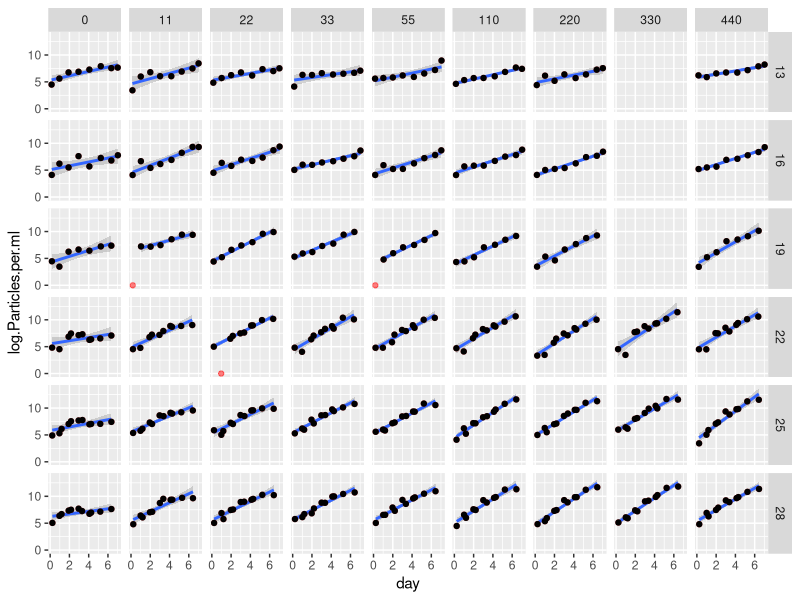
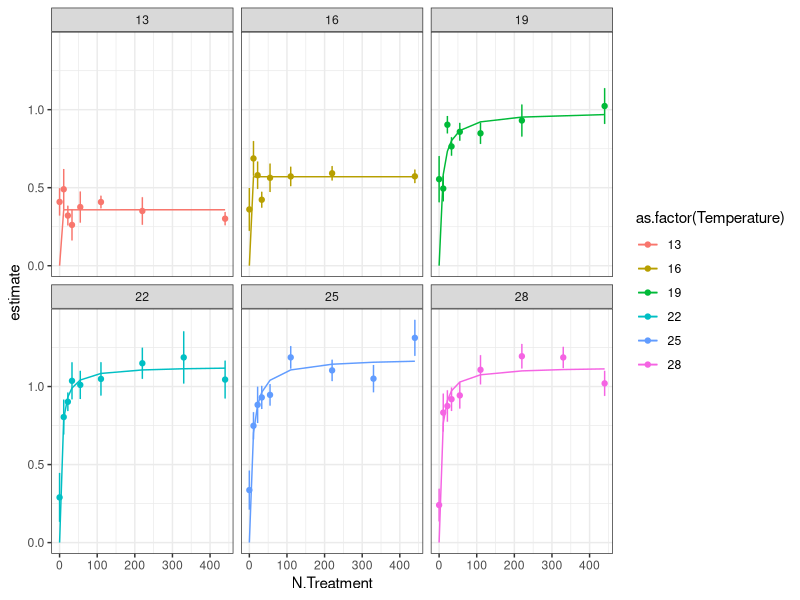
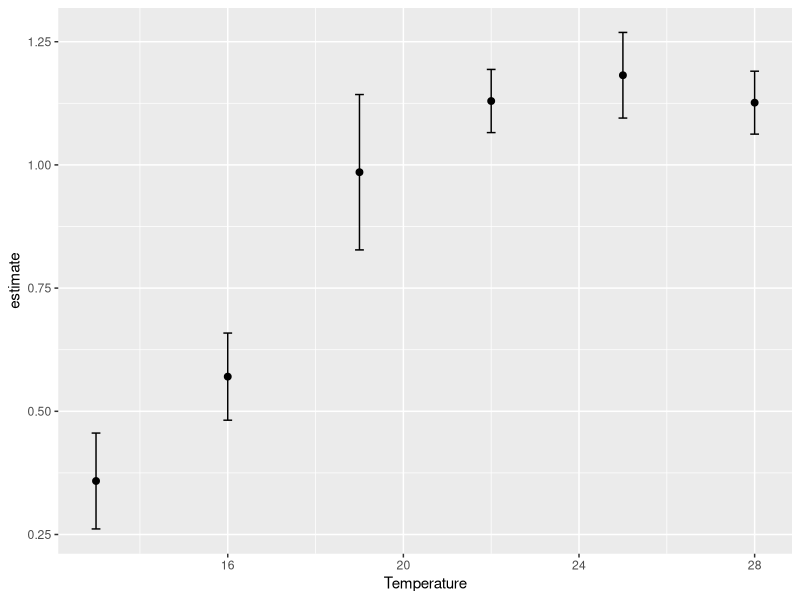
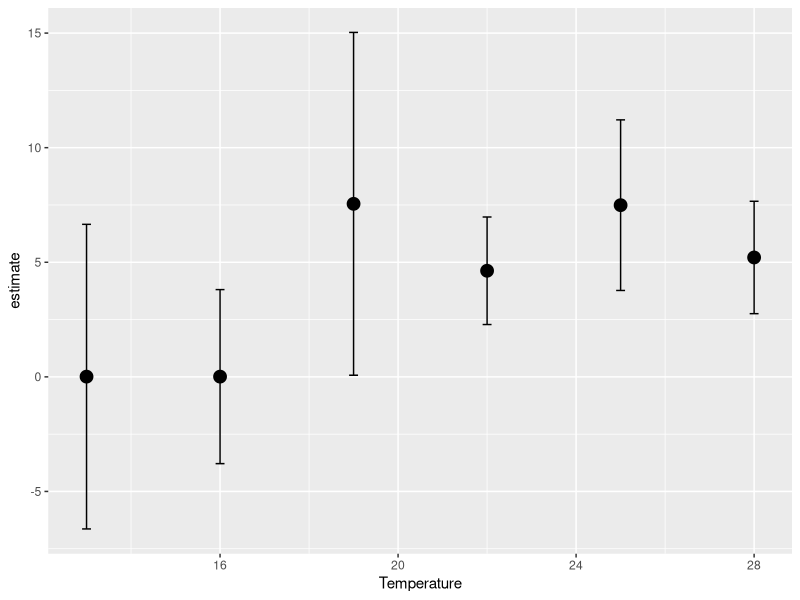
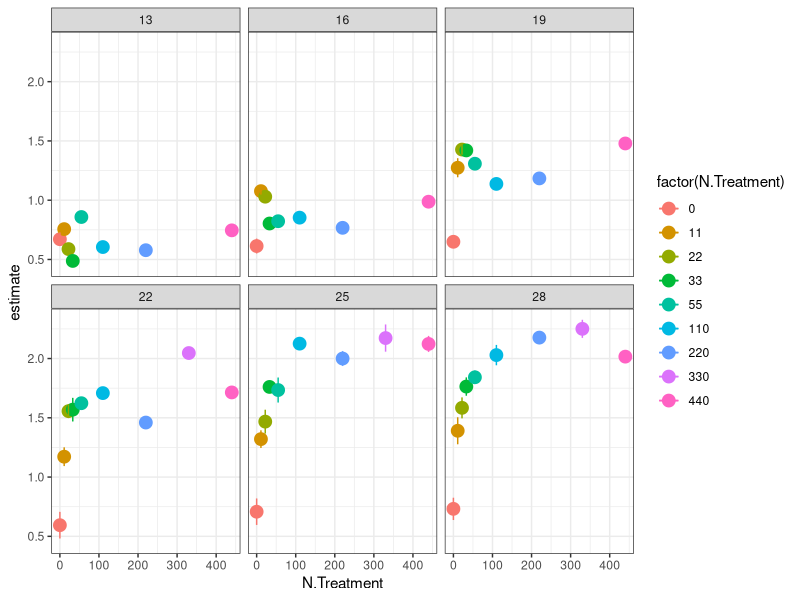
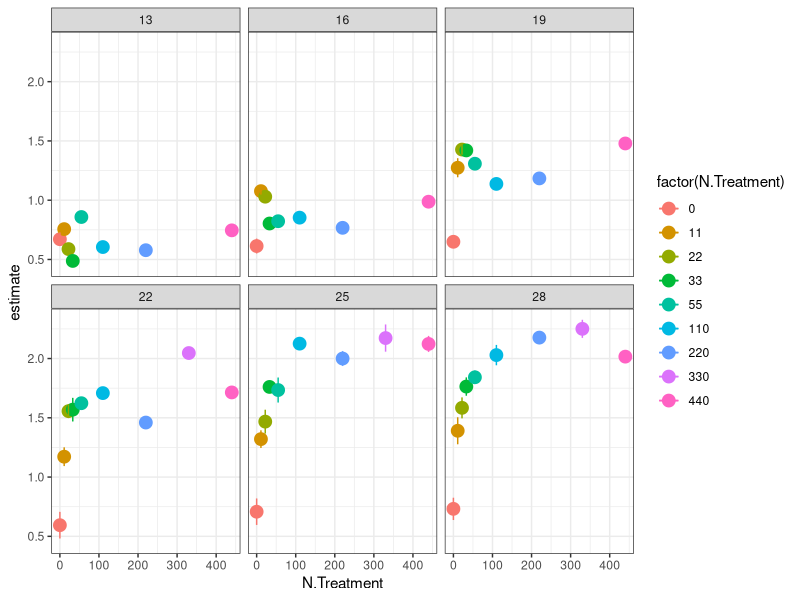

Generate these figures, in order, with R: (Note: this script raises an error after producing the figures.)
library(tidyverse)
library(broom)
library(minpack.lm)
library(purrr)
library(stringr)

AC <- read_csv("data/monod_data/AC_15_08_17.csv")

#take raw data, add actual N concentrations
ACN<- AC %>% 	
  mutate(day = Hours.since.Innoc/24) %>% 
  mutate(log.Particles.per.ml = log(Particles.per.ml+1)) %>% 	
  mutate(N.Treatment = str_replace(N.Treatment, "1", "11")) %>%
  mutate(N.Treatment = str_replace(N.Treatment, "2", "22")) %>% 
  mutate(N.Treatment = str_replace(N.Treatment, "3", "33")) %>%
  mutate(N.Treatment = str_replace(N.Treatment, "4", "55")) %>%
  mutate(N.Treatment = str_replace(N.Treatment, "5", "110")) %>%
  mutate(N.Treatment = str_replace(N.Treatment, "6", "220")) %>%
  mutate(N.Treatment = str_replace(N.Treatment, "7", "330")) %>%
  mutate(N.Treatment = str_replace(N.Treatment, "8", "440")) %>%  
  mutate(N.Treatment = str_replace(N.Treatment, "1105", "55")) %>% 
  mutate(N.Treatment = as.numeric(N.Treatment))


#filter out data where K seems to have been reaACed beyond the variability expected by noise (quite arbitrary)
ACfiltered<- AC %>% 
  mutate(day = Hours.since.Innoc/24) %>% 
  mutate(log.Particles.per.ml = log(Particles.per.ml+1)) %>% 	
  filter(log.Particles.per.ml>2.5) %>%
  filter(  Temperature == 13 & N.Treatment == 8 & day<8 |
           Temperature == 13 & N.Treatment == 7 & day<8|
           Temperature == 13 & N.Treatment == 6 & day<8| 
           Temperature == 13 & N.Treatment == 5 & day<8|
           Temperature == 13 & N.Treatment == 4 & day<8|
           Temperature == 13 & N.Treatment == 3 & day<8 |
           Temperature == 13 & N.Treatment == 2 & day<8|
           Temperature == 13 & N.Treatment == 1 & day<8 |
           Temperature == 13 & N.Treatment == 0 & day<8|
           Temperature == 16 & N.Treatment == 8 & day<8|
           Temperature == 16 & N.Treatment == 7 & day<8|
           Temperature == 16 & N.Treatment == 6 & day<8| 
           Temperature == 16 & N.Treatment == 5 & day<8|
           Temperature == 16 & N.Treatment == 4 & day<8|
           Temperature == 16 & N.Treatment == 3 & day<8|
           Temperature == 16 & N.Treatment == 2 & day<8|
           Temperature == 16 & N.Treatment == 1 & day<8 |
           Temperature == 16 & N.Treatment == 0 & day<8|
           Temperature == 19 & N.Treatment == 8 & day<8|
           Temperature == 19 & N.Treatment == 7 & day<8|
           Temperature == 19 & N.Treatment == 6 & day<8| 
           Temperature == 19 & N.Treatment == 5 & day<8|
           Temperature == 19 & N.Treatment == 4 & day<8 |
           Temperature == 19 & N.Treatment == 3 & day<8 |
           Temperature == 19 & N.Treatment == 2 & day<8 |
           Temperature == 19 & N.Treatment == 1 & day<8 |
           Temperature == 19 & N.Treatment == 0 & day<8|
           Temperature == 22 & N.Treatment == 8 & day<8 |
           Temperature == 22 & N.Treatment == 7 & day<8 |
           Temperature == 22 & N.Treatment == 6 & day<8 | 
           Temperature == 22 & N.Treatment == 5 & day<8 |
           Temperature == 22 & N.Treatment == 4 & day<8 |
           Temperature == 22 & N.Treatment == 3 & day<8 |
           Temperature == 22 & N.Treatment == 2 & day<8 |
           Temperature == 22 & N.Treatment == 1 & day<8 |
           Temperature == 22 & N.Treatment == 0 & day<8|
           Temperature == 25 & N.Treatment == 8 & day<8 |
           Temperature == 25 & N.Treatment == 7 & day<8 |
           Temperature == 25 & N.Treatment == 6 & day<8 | 
           Temperature == 25 & N.Treatment == 5 & day<8 |
           Temperature == 25 & N.Treatment == 4 & day<8 |
           Temperature == 25 & N.Treatment == 3 & day<8 |
           Temperature == 25 & N.Treatment == 2 & day<8 |
           Temperature == 25 & N.Treatment == 1 & day<8 |
           Temperature == 25 & N.Treatment == 0 & day<8|
           Temperature == 28 & N.Treatment == 8 & day<8 |
           Temperature == 28 & N.Treatment == 7 & day<8 |
           Temperature == 28 & N.Treatment == 6 & day<8 | 
           Temperature == 28 & N.Treatment == 5 & day<8 |
           Temperature == 28 & N.Treatment == 4 & day<8 |
           Temperature == 28 & N.Treatment == 3 & day<8 |
           Temperature == 28 & N.Treatment == 2 & day<8 |
           Temperature == 28 & N.Treatment == 1 & day<8 |
           Temperature == 28 & N.Treatment == 0 & day<8)


#take filtered data, add actual N concentrations, plot monod curves
ACfilteredN<- ACfiltered %>% 	
  mutate(N.Treatment = str_replace(N.Treatment, "1", "11")) %>%
  mutate(N.Treatment = str_replace(N.Treatment, "2", "22")) %>% 
  mutate(N.Treatment = str_replace(N.Treatment, "3", "33")) %>%
  mutate(N.Treatment = str_replace(N.Treatment, "4", "55")) %>%
  mutate(N.Treatment = str_replace(N.Treatment, "5", "110")) %>%
  mutate(N.Treatment = str_replace(N.Treatment, "6", "220")) %>%
  mutate(N.Treatment = str_replace(N.Treatment, "7", "330")) %>%
  mutate(N.Treatment = str_replace(N.Treatment, "8", "440")) %>%  
  mutate(N.Treatment = str_replace(N.Treatment, "1105", "55")) %>% 
  mutate(N.Treatment = as.numeric(N.Treatment))

write_csv(ACfilteredN,"data-processed/ACfilteredN.csv")

#Vis linear model over raw data
ACfilteredN %>%
  ggplot(aes(y=log.Particles.per.ml, x=day))  +
  facet_grid(Temperature~N.Treatment) +
  stat_smooth(method=lm) +
  geom_point(data=ACN, color="red", alpha=0.5) + geom_point()

lmfits<-ACfilteredN %>%
  group_by(N.Treatment, Temperature) %>%
  do(tidy(lm(log.Particles.per.ml~day, data=.)))

#fit monod curve
AC_ks_umax<-lmfits %>%
  filter(term=="day")  %>%
  #filter(N.Treatment!=0) %>%
  group_by(Temperature) %>% 
  mutate(r_estimate=estimate) %>% 
  do(tidy(nls(r_estimate ~ umax* (N.Treatment / (ks+ N.Treatment)),
              data= .,  start=list(ks = 1, umax = 1), algorithm="port", lower=list(c=0.01, d=0),
              control = nls.control(maxiter=500, minFactor=1/204800000))))


AC_ks_umax_pred<-lmfits %>%
  filter(term=="day")  %>%
  #filter(N.Treatment!=0) %>%
  group_by(Temperature) %>% 
  mutate(r_estimate=estimate) %>% 
  do(augment(nls(r_estimate ~ umax* (N.Treatment / (ks+ N.Treatment)),
                 data= .,  start=list(ks = 1, umax = 1), algorithm="port", lower=list(c=0.01, d=0),
                 control = nls.control(maxiter=500, minFactor=1/204800000))))

#plot monod curve
lmfits %>%
  filter(term=="day")  %>%
  ggplot(aes(x=N.Treatment, y=estimate, color=as.factor(Temperature))) + geom_point() +
  geom_errorbar(aes(ymin=estimate-std.error, ymax=estimate+std.error), width=.2) + theme_bw() +
  geom_line(data=AC_ks_umax_pred, aes(x=N.Treatment, y=.fitted)) +
  facet_wrap(~Temperature)


AC_ks_umax %>%
  filter(term=="umax") %>%
  ggplot(aes(x = Temperature, y = estimate)) + geom_point(size = 2) +
  geom_errorbar(aes(ymin=estimate-std.error, ymax=estimate+std.error), width=.2)

AC_ks_umax %>%
  filter(term=="ks") %>%
  ggplot(aes(x = Temperature, y = estimate)) + geom_point(size = 4) +
  geom_errorbar(aes(ymin=estimate-std.error, ymax=estimate+std.error), width=.2)


# previous coding working in non-logged data, fitting exponential curve

ACfilteredN %>% 
  group_by(Temperature, N.Treatment) %>% 
  do(tidy(nls(Particles.per.ml ~ 75 * (1+a)^(day),
              data= .,  start=list(a=0.01),
              control = nls.control(maxiter=100, minFactor=1/204800000)))) %>% 
  ungroup() %>% 
  ggplot(aes(x = N.Treatment, y = estimate, color = factor(N.Treatment))) + geom_point(size = 4) +
  geom_line() + theme_bw() + facet_wrap( ~ Temperature) + 
  geom_errorbar(aes(ymin=estimate-std.error, ymax=estimate+std.error), width=.1) 
ggsave("figures/AC_monod_curves.png")

AC_r <- ACfilteredN %>% 
  group_by(Temperature, N.Treatment) %>% 
  do(tidy(nls(Particles.per.ml ~ 75 * (1+a)^(day),
              data= .,  start=list(a=0.01),
              control = nls.control(maxiter=100, minFactor=1/204800000)))) 

write_ACv(AC_r, "data-processed/fitted_r_AC_from_2015.ACv")


ACfilteredN %>% 
  group_by(Temperature, N.Treatment) %>% 
  do(tidy(nls(Particles.per.ml ~ 75 * (1+a)^(day),
              data= .,  start=list(a=0.01),
              control = nls.control(maxiter=100, minFactor=1/204800000)))) %>% 
  ggplot(aes(x = Temperature, y = estimate, color = factor(Temperature))) + geom_point(size = 1) +
  geom_line() + theme_bw() + facet_wrap( ~ N.Treatment) + 
  geom_errorbar(aes(ymin=estimate-std.error, ymax=estimate+std.error), width=.1) 
ggsave("figures/AC_TPC_by_nitrate_curves.png")



#set up the bootstrapping
for (j in c(13, 16, 19, 22, 25, 28)){
  for (k in c(0, 11, 22, 33, 55, 110, 220, 440)){
    test<-subset(ACfilteredN, ACfilteredN$Temperature==j & ACfilteredN$N.Treatment==k)
    boot_r<-1:100
    for(i in 1:100){
      mod<-sample_n(test, length(test$day)-1) %>% #take a sample of 1 - total # of days
        do(tidy(nls(Particles.per.ml ~ 75 * (1+a)^(day),
                    data= .,  start=list(a=0.01),
                    control = nls.control(maxiter=100, minFactor=1/204800000))))
      boot_r[i]<-mod$estimate
      name<-data.frame(a=boot_r, Temperature=test$Temperature[1], N.Treatment=test$N.Treatment[1], run=1:100)
      assign(paste("ACboot_r_unique", test$Temperature[1], test$N.Treatment[1], sep ="_"), name)
    }
  }
}

# bind all of the objects that start with boot_r_unique_!
AC_unique_boots<-do.call("rbind", mget(ls(pattern="ACboot_r_unique"))) %>%
  select(a, Temperature, N.Treatment, run) %>%
  mutate(Species="AC")

write_csv(as.data.frame(AC_unique_boots), "data-processed/AC_unique_boots.csv")

dim(AC_unique_boots)

#plot the bootstrapped data - monod
AC_unique_boots %>% 
  group_by(Temperature, N.Treatment) %>% 
  ggplot(aes(x = N.Treatment, y = a, color = factor(N.Treatment))) + geom_point(size = 2) +
  geom_line() + theme_bw() + facet_wrap( ~ Temperature) + 
  stat_summary(mapping = aes(x = N.Treatment, y = a),
               fun.ymin = function(z) { quantile(z,0.05) },
               fun.ymax = function(z) { quantile(z,0.95) },
               fun.y = median, pch=1, size = 0.5, colour="black")
ggsave("figures/AC_monod_bootstrap.png")

#fit monod curve to each bootstrap
AC_ks_umax_boot<-AC_unique_boots %>%
  filter(N.Treatment!=0) %>%
  group_by(Temperature, run) %>% 
  mutate(r_estimate=a) %>% 
  do(tidy(nls(r_estimate ~ umax* (N.Treatment / (ks+ N.Treatment)),
              data= .,  start=list(ks = 1, umax = 1), algorithm="port", lower=list(c=0, d=0),
              control = nls.control(maxiter=500, minFactor=1/204800000))))
write_csv(AC_ks_umax_boot, "data-processed/AC_ks_umax_boot.csv")


#plot monod curves with fitted line
AC_ks_umax_fitted<-AC_unique_boots %>%
  filter(N.Treatment!=0) %>%
  group_by(Temperature, run) %>% 
  mutate(r_estimate=a) %>% 
  do(augment(nls(r_estimate ~ umax* (N.Treatment / (ks+ N.Treatment)),
                 data= .,  start=list(ks = 1, umax = 1), algorithm="port", lower=list(c=0, d=0),
                 control = nls.control(maxiter=100, minFactor=1/204800000))))

AC_unique_boots %>% 
  group_by(Temperature) %>% 
  filter(N.Treatment!=0) %>%
  ggplot(aes(x = N.Treatment, y = a, color = factor(N.Treatment))) + geom_point(size = 2) +
  theme_bw() + facet_wrap( ~ Temperature) + 
  geom_line(data=AC_ks_umax_fitted, aes(x=N.Treatment, y=.fitted, color=as.factor(run))) 
ggsave("figures/AC_monod_fitted_bootstrapped.png")
#Joey - can you help make this nice?

#get range of ks and umax for each temp
AC_summ_ks_umax<-AC_ks_umax_boot %>%
  #filter(term=="ks") %>% 
  group_by(Temperature, term) %>% 
  summarize(., mn=median(estimate), uci=quantile(estimate, 0.95), lci=quantile(estimate, 0.05))

AC_summ_ks_umax %>%
  ggplot(aes(x = Temperature, y = mn)) + geom_point(size = 2) +
  facet_wrap( ~ term, scales = "free") +
  geom_errorbar(aes(ymin=lci, ymax=uci), width=.2)
ggsave("figures/AC_ks_umax_boot.png")

#
#
#
# previous doce working in linear data...
ACfilteredN %>% 
  #filter(day>0.5) %>% 
  mutate(Particles.per.ml = log(Particles.per.ml + 1)) %>% 
  ggplot(data = ., aes(x = day, y = Particles.per.ml, color = factor(N.Treatment))) + geom_point() +
  facet_wrap( ~ Temperature, scales = "free") + geom_line() + 
  geom_smooth(method=lm, se=FALSE) 


linear_r<-ACfilteredN %>% 
  mutate(Particles.per.ml = log(Particles.per.ml+1)) %>% 
  #filter(day>0.5) %>% 
  group_by(N.Treatment, Temperature) %>% 
  do(tidy(lm(Particles.per.ml ~ day, data=.))) 


#plot monod curves with error
linear_r %>% 
  filter(term=="day") %>% 
  ggplot(aes(x = N.Treatment, y = estimate, color = factor(N.Treatment))) + geom_point(size = 4) +
  theme_bw() + facet_wrap( ~ Temperature) + 
  geom_errorbar(aes(ymin=estimate-std.error, ymax=estimate+std.error), width=.2)

write_csv(linear_r, "data-processed/AC_r_lm.csv")
ggsave("figures/AC_monod_curves.png")

#plot linear fit over raw data
linear_r_aug<- ACfilteredN %>% 
  mutate(Particles.per.ml = log(Particles.per.ml+1)) %>% 
  #filter(day>0.5) %>% 
  group_by(N.Treatment, Temperature) %>% 
  do(augment(lm(Particles.per.ml ~ day, data=.))) 

ACN %>% 
  mutate(Particles.per.ml = log(Particles.per.ml+1)) %>% 
  #filter(N.Treatment==440) %>% 
  ggplot(data = ., aes(x = day, y = Particles.per.ml, color = factor(N.Treatment))) + 
  geom_point() +
  facet_wrap( ~ Temperature, scales = "free") + geom_line() + 
  #geom_line(data=subset(linear_r_aug, linear_r_aug$N.Treatment==440), aes(x=day, y=.fitted, colour=factor(N.Treatment)))
  geom_line(data=linear_r_aug, aes(x=day, y=.fitted, colour=factor(N.Treatment)))

ggsave("figures/AC_linear_R_fits.png")

#fitting monod curve -------
AC_r_lm<-read_csv("data-processed/AC_r_lm.csv") #read in the data

AC_ks_umax<-AC_r_lm %>%
  filter(N.Treatment!=0) %>%
  filter(term=="day") %>% 
  group_by(Temperature) %>% 
  mutate(r_estimate=estimate) %>% 
  do(tidy(nls(r_estimate ~ umax* (N.Treatment / (ks+ N.Treatment)),
              data= .,  start=list(ks = 0.001, umax = 0.01), algorithm="port", lower=list(c=0, d=0),
              control = nls.control(maxiter=100, minFactor=1/204800000))))
write_csv(AC_ks_umax, "data-processed/AC_ks_umax.csv")

AC_ks_umax_fitted<-AC_r_lm %>%
  filter(N.Treatment!=0) %>%
  filter(term=="day") %>% 
  group_by(Temperature) %>% 
  mutate(r_estimate=estimate) %>% 
  do(augment(nls(r_estimate ~ umax* (N.Treatment / (ks+ N.Treatment)),
                 data= .,  start=list(ks = 0.001, umax = 0.01), algorithm="port", lower=list(c=0, d=0),
                 control = nls.control(maxiter=100, minFactor=1/204800000))))

#plot monod curves with fitted line
linear_r %>% 
  filter(term=="day") %>% 
  filter(N.Treatment!=0) %>%
  ggplot(aes(x = N.Treatment, y = estimate, color = factor(N.Treatment))) + geom_point(size = 4) +
  theme_bw() + facet_wrap( ~ Temperature) + 
  geom_errorbar(aes(ymin=estimate-std.error, ymax=estimate+std.error), width=.2) + 
  geom_line(data=AC_ks_umax_fitted, aes(x=N.Treatment, y=.fitted), color=1) 


#stat_function(fun = function(x) test$umax[3]*(x / (test$ks[3]+ x)))
#joey please help me draw line from a dataframe that parse out over plots by temperature

AC_ks_umax %>%
  filter(term=="umax") %>%
  ggplot(aes(x = Temperature, y = estimate)) + geom_point(size = 2) +
  geom_errorbar(aes(ymin=estimate-std.error, ymax=estimate+std.error), width=.2)

AC_ks_umax %>%
  filter(term=="ks") %>%
  ggplot(aes(x = Temperature, y = estimate)) + geom_point(size = 4) +
  geom_errorbar(aes(ymin=estimate-std.error, ymax=estimate+std.error), width=.2)


# plot R-star ------------
#R* = mKs / umax - m
#
#set m at 0.1
AC_umax<- AC_ks_umax %>%
  filter(term=="umax") 
AC_ks<- AC_ks_umax %>%
  filter(term=="ks") 
m<-rep(0.1, 6)
AC_umax$rstar<-m * AC_ks$estimate / (AC_umax$estimate - m)
AC_umax %>%
  ggplot(aes(x = Temperature, y = rstar)) + geom_point(size = 4) 

#next redo this by pulling 1000 iterations from umax and k estimates with norm dist with se
#write a function to draw random numbers with a boundary of 0:
rtnorm <- function(n, mean, sd, a = -Inf, b = Inf){
  qnorm(runif(n, pnorm(a, mean, sd), pnorm(b, mean, sd)), mean, sd)
}

AC_rstar_norm_summ<-data.frame(median=1:6, lci=1:6, uci=1:6, Temperature=AC_ks$Temperature)
for(i in 1:length(TT_umax$estimate)){
  rstar_norm<-(rtnorm(n=100, mean=AC_ks$estimate[i], sd=AC_ks$std.error[i], a=0, b=Inf)*m)/
    (rnorm(100, mean=AC_umax$estimate[i], sd=AC_umax$std.error[i])-m)
  AC_rstar_norm_summ[i,c(1:3)]<-quantile(rstar_norm, c(0.5, 0.05, 0.95))
}
write_csv(AC_rstar_norm_summ, "data-processed/AC_rstar.csv")

with(AC_rstar_norm_summ, plot(median~Temperature, ylim=c(0, max(uci)*1.2), ylab="R star, uM", las=1))
with(AC_rstar_norm_summ, segments(Temperature, lci, 
                                  Temperature, uci))
